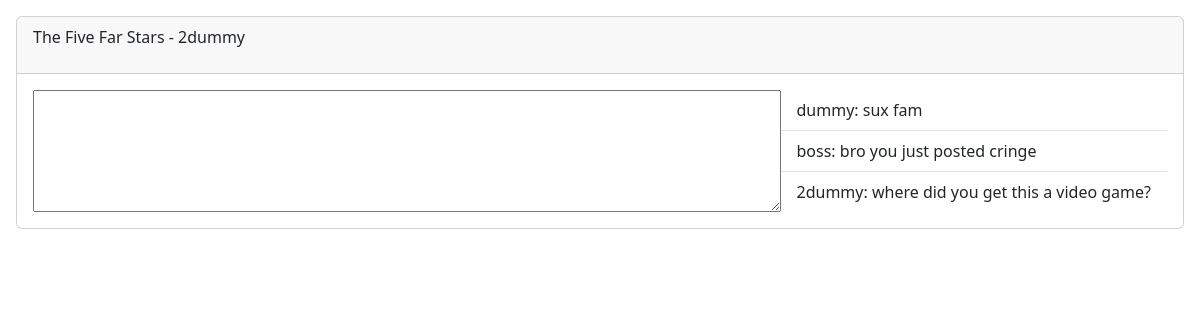
The app's page /charapp/table/6/ with its own data.
### charapp/models.py (models this page shows, shortened)
class Post(models.Model):
    user = models.ForeignKey(User, related_name = 'posts', on_delete = models.CASCADE)
    text = tinymce_models.HTMLField()
    title = models.CharField(max_length = 50, blank=True, null=True)
    date_created = models.DateTimeField(auto_now_add = True)
    upload = models.FileField(upload_to='uploads/', blank = True, null = True)

class Comment(models.Model):
    user = models.ForeignKey(User, related_name = 'comments', on_delete = models.CASCADE)
    text = models.TextField()
    date_created = models.DateTimeField(auto_now_add = True)
    post = models.ForeignKey(Post, related_name = 'comments', on_delete = models.CASCADE)
    def __str__(self):
        return f'{self.user.username}: {self.text}'

### charapp/views.py (the view)
# urls.py: path('table/<int:post_id>/', views.post_table, name='post_table'),
def post_table(request, post_id):
    post = Post.objects.get(id = post_id)
    context = {'post':post}
    return render(request, 'charapp/post_table.html', context)

### charapp/templates/charapp/post_table.html (shortened to what this page needs)
{% extends 'charapp/charapp_base.html' %}
{% block content %}
<div class="card m-3">
        <div class="card-header">
           <p>{{post.title}} - {{post.user}}</p>
        </div>
        <div class="card-body d-flex">
            <textarea class="card-text col" id="whiteboard" size="lg">
                {{post.text|safe}}
            </textarea>
            <ul class="list-group list-group-flush">
                {% for comment in post.comments.all %}
                <li class="list-group-item">{{comment}}</li>
                {% endfor %}
            </ul>
        </div>
    </div>
{% endblock%}

### records on screen
Post: title "The Five Far Stars", user "2dummy"
Comment: user+text "dummy: sux fam"
Comment: user+text "boss: bro you just posted cringe"
Comment: user+text "2dummy: where did you get this a video game?"
